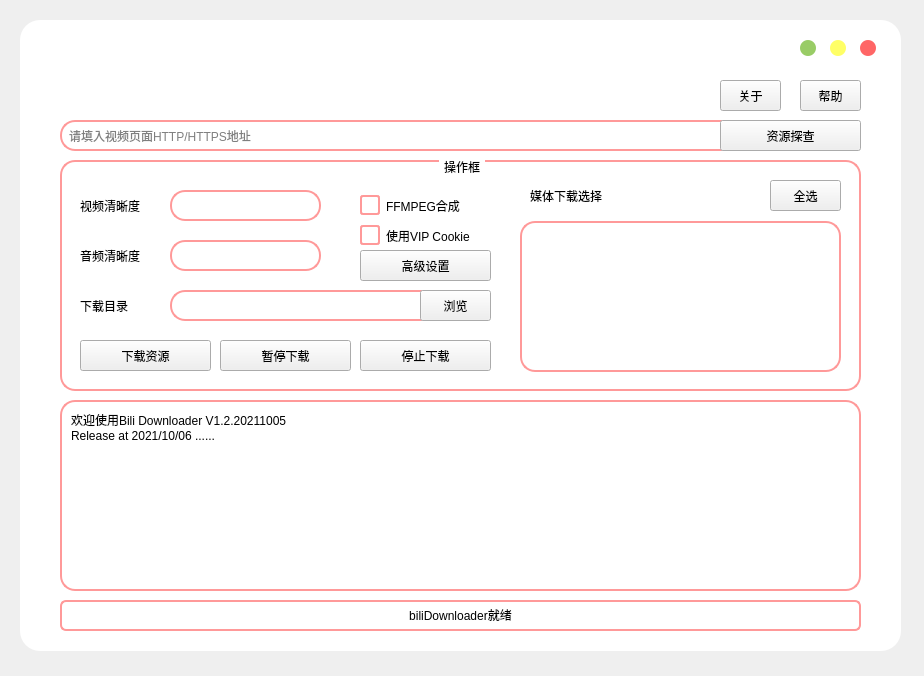
<?xml version="1.0" encoding="UTF-8"?>
<ui version="4.0">
 <class>MainWindow</class>
 <widget class="QMainWindow" name="MainWindow">
  <property name="geometry">
   <rect>
    <x>0</x>
    <y>0</y>
    <width>924</width>
    <height>676</height>
   </rect>
  </property>
  <property name="windowTitle">
   <string>Bili Downloader</string>
  </property>
  <property name="windowIcon">
   <iconset resource="images_dl.qrc">
    <normaloff>:/Icon/images/bilidownloader.ico</normaloff>:/Icon/images/bilidownloader.ico</iconset>
  </property>
  <property name="styleSheet">
   <string notr="true">*{
	font: 14px &quot;Microsoft YaHei&quot;;
	color:rgb(0, 0, 0);
}
/* 主体颜色
.QWidget#centralwidget{
	background-color: rgb(156, 156, 156);
	border-radius:20px;
} */
QLabel{
	color: rgb(0, 0, 0);
}

.QWidget#mainwidget{
	background-color: rgb(255, 255, 255);
	border-radius:20px;
}

/* 编辑框样式 */
QLineEdit{
	color: rgb(0, 0, 0);
	background-color: rgb(255, 255, 255);
	border-radius: 15px;
	border: 2px solid rgb(255, 153, 153);
	padding-left: 5px;
	padding-right: 5px;
}
QLineEdit:hover{
	color: rgb(0, 0, 0);
	background-color: rgb(255, 238, 238);
}

/* 按钮样式 */
QPushButton[flat=&quot;false&quot;]{
	background-color: rgb(255, 153, 153);
	color: rgb(255, 255, 255);
	border-radius: 15px;
	font: 15px &quot;Microsoft YaHei&quot;;
}
QPushButton:hover{
	background-color: qlineargradient(spread:pad, x1:0, y1:0, x2:1, y2:1, stop:0 rgba(255, 153, 153, 255), stop:1 rgba(255, 136, 136, 255));
}
QPushButton:pressed{
	background-color: qlineargradient(spread:pad, x1:0, y1:0, x2:1, y2:1, stop:0 rgba(190, 115, 115, 255), stop:1 rgba(255, 153, 153, 255));
}
QPushButton#btnclose{
	background-color: rgb(255, 102, 102);
	border-radius:8px;
}
QPushButton#btnclose:pressed{
	background-color: rgb(200, 80, 80);
}
QPushButton#btnmax{
	background-color: rgb(255, 255, 102);
	border-radius:8px;
}
QPushButton#btnmax:pressed{
	background-color: rgb(195, 195, 78);
}
QPushButton#btnmin{
	background-color: rgb(153, 204, 102);
	border-radius:8px;
}
QPushButton#btnmin:pressed{
	background-color: rgb(126, 168, 83);
}

/* 进度条样式 */
QProgressBar{
	border: 2px solid rgb(255, 153, 153);
	height: 10px;
	background-color: rgb(255, 255, 255);
	font: 16px &quot;Microsoft YaHei&quot;;
	border-radius:6px;
	color: rgb(0, 0, 0);
}
QProgressBar::chunk{
	background-color: rgb(255, 204, 153);
	border-radius:6px;
}

/* 选择表样式 */
QListWidget{
	border: 2px solid rgb(255, 153, 153);
	border-radius:15px;
	padding: 5px;
	background-color: rgb(255, 255, 255);
}
QListWidget::item{
	border: 1px dashed rgb(255, 204, 153);
	border-radius: 5px;
	color: rgb(0, 0, 0);
	background-color: rgb(255, 255, 255);
}
QListWidget::item:hover{
	color: rgb(0, 0, 0);
	background-color: rgb(255, 204, 153);
}
QListWidget::item:focus{
	color: rgb(0, 0, 0);
}

/* 选择框样式 */
QComboBox{
	border-radius: 15px;
	border: 2px solid rgb(255, 153, 153);
	padding-left: 5px;
	padding-right: 5px;
	color: rgb(0, 0, 0);
	background-color: rgb(255, 255, 255);
}
QComboBox:hover{
	color: rgb(0, 0, 0);
	background: rgb(255, 238, 238)
}
QComboBox QAbstractItemView{
	color: rgb(0, 0, 0);
	background-color: rgb(255, 255, 255);
	border: 2px solid rgb(255, 153, 153);
	selection-background-color: rgb(255, 204, 153)
}
QComboBox::drop-down {
     subcontrol-origin: padding;
     subcontrol- position :  top  left;
     width :  28px ;
     border: none;
}
QComboBox::down-arrow{
	image: url(:/combo/images/dd.png);
}
QComboBox::down-arrow:hover{
	image: url(:/combo/images/dd1.png);
}
QComboBox::down-arrow:pressed{
	image: url(:/combo/images/dd2.png);
}

/* 文本框样式 */
QPlainTextEdit{
	border-radius: 15px;
	border: 2px solid rgb(255, 153, 153);
	padding: 5px;
	color: rgb(0, 0, 0);
	background-color: rgb(255, 255, 255);
}

/* Title Frame样式 */
QFrame#title{
	background-image: url(:/title/images/title.png);
	border: none;
}

/* 分组框样式 */
QGroupBox{
	border: 2px solid rgb(255, 153, 153);
	border-radius: 15px;
	margin-top: 2ex;
}
QGroupBox::title{
	subcontrol-origin: margin;
	subcontrol-position: top center;
	padding: 0 3px;
	color: rgb(0, 0, 0);
}

/* 组合框样式 */
QCheckBox{
	color: rgb(0, 0, 0);
}


/* 树形框样式 */
QTreeWidget{
	color: rgb(0, 0, 0);
	background-color: rgb(255, 255, 255);
	border: 2px solid rgb(255, 153, 153);
	border-radius: 15px;
	padding: 5px;
}
QTreeWidget::item{
	color: rgb(0, 0, 0);
	background-color: rgb(255, 255, 255);
	border: 1px dashed rgb(255, 204, 153);
	border-radius: 5px;
}
QTreeWidget::item:hover{
	color: rgb(0, 0, 0);
	background-color: rgb(255, 204, 153);
}
/* 暗色系统下锁死原生控件为浅色 */
QHeaderView::section{
	color: rgb(0, 0, 0);
	background-color: rgb(255, 255, 255);
	border: 1px solid rgb(255, 153, 153);
	padding: 4px;
}
QSpinBox{
	color: rgb(0, 0, 0);
	background-color: rgb(255, 255, 255);
	border-radius: 8px;
	border: 2px solid rgb(255, 153, 153);
	padding-left: 5px;
	padding-right: 5px;
}
QSpinBox:hover{
	color: rgb(0, 0, 0);
	background-color: rgb(255, 238, 238);
}
QSpinBox::up-button, QSpinBox::down-button{
	background-color: rgb(255, 255, 255);
	border: none;
	width: 16px;
}
QCheckBox::indicator{
	width: 16px;
	height: 16px;
	border: 2px solid rgb(255, 153, 153);
	border-radius: 3px;
	background-color: rgb(255, 255, 255);
}
QCheckBox::indicator:checked{
	background-color: rgb(255, 153, 153);
}
QScrollBar:vertical{
	background: rgb(255, 255, 255);
	width: 12px;
	margin: 0px;
	border-radius: 6px;
}
QScrollBar::handle:vertical{
	background: rgb(255, 204, 153);
	min-height: 20px;
	border-radius: 6px;
}
QScrollBar:horizontal{
	background: rgb(255, 255, 255);
	height: 12px;
	margin: 0px;
	border-radius: 6px;
}
QScrollBar::handle:horizontal{
	background: rgb(255, 204, 153);
	min-width: 20px;
	border-radius: 6px;
}
QScrollBar::add-line, QScrollBar::sub-line{
	width: 0px;
	height: 0px;
}
QMessageBox, QMessageBox QLabel, QMessageBox QPushButton{
	color: rgb(0, 0, 0);
	background-color: rgb(255, 255, 255);
}
QMessageBox QPushButton{
	background-color: rgb(255, 153, 153);
	color: rgb(255, 255, 255);
	border-radius: 8px;
	padding: 4px 12px;
}
</string>
  </property>
  <widget class="QWidget" name="centralwidget">
   <widget class="QWidget" name="mainwidget" native="true">
    <property name="geometry">
     <rect>
      <x>20</x>
      <y>20</y>
      <width>881</width>
      <height>631</height>
     </rect>
    </property>
    <widget class="QLineEdit" name="source_search">
     <property name="geometry">
      <rect>
       <x>40</x>
       <y>100</y>
       <width>691</width>
       <height>31</height>
      </rect>
     </property>
     <property name="text">
      <string/>
     </property>
     <property name="placeholderText">
      <string>请填入视频页面HTTP/HTTPS地址</string>
     </property>
    </widget>
    <widget class="QProgressBar" name="progressBar">
     <property name="geometry">
      <rect>
       <x>40</x>
       <y>580</y>
       <width>801</width>
       <height>31</height>
      </rect>
     </property>
     <property name="maximum">
      <number>10000</number>
     </property>
     <property name="value">
      <number>0</number>
     </property>
     <property name="alignment">
      <set>Qt::AlignCenter</set>
     </property>
     <property name="textVisible">
      <bool>true</bool>
     </property>
     <property name="orientation">
      <enum>Qt::Horizontal</enum>
     </property>
     <property name="format">
      <string>biliDownloader就绪</string>
     </property>
    </widget>
    <widget class="QPushButton" name="btn_search">
     <property name="enabled">
      <bool>true</bool>
     </property>
     <property name="geometry">
      <rect>
       <x>700</x>
       <y>100</y>
       <width>141</width>
       <height>31</height>
      </rect>
     </property>
     <property name="text">
      <string>资源探查</string>
     </property>
    </widget>
    <widget class="QPushButton" name="btnclose">
     <property name="geometry">
      <rect>
       <x>840</x>
       <y>20</y>
       <width>16</width>
       <height>16</height>
      </rect>
     </property>
     <property name="text">
      <string/>
     </property>
     <property name="flat">
      <bool>true</bool>
     </property>
    </widget>
    <widget class="QPushButton" name="btnmax">
     <property name="geometry">
      <rect>
       <x>810</x>
       <y>20</y>
       <width>16</width>
       <height>16</height>
      </rect>
     </property>
     <property name="text">
      <string/>
     </property>
     <property name="flat">
      <bool>true</bool>
     </property>
    </widget>
    <widget class="QPushButton" name="btnmin">
     <property name="geometry">
      <rect>
       <x>780</x>
       <y>20</y>
       <width>16</width>
       <height>16</height>
      </rect>
     </property>
     <property name="text">
      <string/>
     </property>
     <property name="flat">
      <bool>true</bool>
     </property>
    </widget>
    <widget class="QPlainTextEdit" name="plainTextEdit">
     <property name="geometry">
      <rect>
       <x>40</x>
       <y>380</y>
       <width>801</width>
       <height>191</height>
      </rect>
     </property>
     <property name="readOnly">
      <bool>true</bool>
     </property>
     <property name="plainText">
      <string>欢迎使用Bili Downloader V1.2.20211005
Release at 2021/10/06 ......</string>
     </property>
    </widget>
    <widget class="QGroupBox" name="groupBox">
     <property name="enabled">
      <bool>true</bool>
     </property>
     <property name="geometry">
      <rect>
       <x>40</x>
       <y>140</y>
       <width>801</width>
       <height>231</height>
      </rect>
     </property>
     <property name="title">
      <string>操作框</string>
     </property>
     <widget class="QPushButton" name="btn_download">
      <property name="geometry">
       <rect>
        <x>20</x>
        <y>180</y>
        <width>131</width>
        <height>31</height>
       </rect>
      </property>
      <property name="text">
       <string>下载资源</string>
      </property>
     </widget>
     <widget class="QCheckBox" name="checkBox_sym">
      <property name="geometry">
       <rect>
        <x>300</x>
        <y>30</y>
        <width>131</width>
        <height>31</height>
       </rect>
      </property>
      <property name="text">
       <string>FFMPEG合成</string>
      </property>
     </widget>
     <widget class="QComboBox" name="combo_vq">
      <property name="geometry">
       <rect>
        <x>110</x>
        <y>30</y>
        <width>151</width>
        <height>31</height>
       </rect>
      </property>
      <property name="currentText">
       <string/>
      </property>
     </widget>
     <widget class="QComboBox" name="combo_aq">
      <property name="geometry">
       <rect>
        <x>110</x>
        <y>80</y>
        <width>151</width>
        <height>31</height>
       </rect>
      </property>
      <property name="currentText">
       <string/>
      </property>
     </widget>
     <widget class="QLabel" name="label">
      <property name="geometry">
       <rect>
        <x>20</x>
        <y>30</y>
        <width>81</width>
        <height>31</height>
       </rect>
      </property>
      <property name="text">
       <string>视频清晰度</string>
      </property>
     </widget>
     <widget class="QListWidget" name="media_list">
      <property name="geometry">
       <rect>
        <x>460</x>
        <y>61</y>
        <width>321</width>
        <height>151</height>
       </rect>
      </property>
      <property name="editTriggers">
       <set>QAbstractItemView::DoubleClicked|QAbstractItemView::EditKeyPressed</set>
      </property>
      <property name="tabKeyNavigation">
       <bool>false</bool>
      </property>
      <property name="dragEnabled">
       <bool>false</bool>
      </property>
      <property name="movement">
       <enum>QListView::Static</enum>
      </property>
      <property name="viewMode">
       <enum>QListView::ListMode</enum>
      </property>
      <property name="selectionRectVisible">
       <bool>false</bool>
      </property>
      <property name="sortingEnabled">
       <bool>false</bool>
      </property>
     </widget>
     <widget class="QLabel" name="label_2">
      <property name="geometry">
       <rect>
        <x>20</x>
        <y>80</y>
        <width>81</width>
        <height>31</height>
       </rect>
      </property>
      <property name="text">
       <string>音频清晰度</string>
      </property>
     </widget>
     <widget class="QLabel" name="label_3">
      <property name="geometry">
       <rect>
        <x>470</x>
        <y>20</y>
        <width>111</width>
        <height>31</height>
       </rect>
      </property>
      <property name="text">
       <string>媒体下载选择</string>
      </property>
     </widget>
     <widget class="QLineEdit" name="lineEdit_dir">
      <property name="geometry">
       <rect>
        <x>110</x>
        <y>130</y>
        <width>281</width>
        <height>31</height>
       </rect>
      </property>
      <property name="text">
       <string/>
      </property>
     </widget>
     <widget class="QLabel" name="label_4">
      <property name="geometry">
       <rect>
        <x>20</x>
        <y>130</y>
        <width>81</width>
        <height>31</height>
       </rect>
      </property>
      <property name="text">
       <string>下载目录</string>
      </property>
     </widget>
     <widget class="QPushButton" name="btn_dir">
      <property name="geometry">
       <rect>
        <x>360</x>
        <y>130</y>
        <width>71</width>
        <height>31</height>
       </rect>
      </property>
      <property name="text">
       <string>浏览</string>
      </property>
     </widget>
     <widget class="QPushButton" name="btn_pause">
      <property name="geometry">
       <rect>
        <x>160</x>
        <y>180</y>
        <width>131</width>
        <height>31</height>
       </rect>
      </property>
      <property name="text">
       <string>暂停下载</string>
      </property>
     </widget>
     <widget class="QPushButton" name="btn_stop">
      <property name="geometry">
       <rect>
        <x>300</x>
        <y>180</y>
        <width>131</width>
        <height>31</height>
       </rect>
      </property>
      <property name="text">
       <string>停止下载</string>
      </property>
     </widget>
     <widget class="QPushButton" name="btn_selectALL">
      <property name="geometry">
       <rect>
        <x>710</x>
        <y>20</y>
        <width>71</width>
        <height>31</height>
       </rect>
      </property>
      <property name="text">
       <string>全选</string>
      </property>
     </widget>
     <widget class="QCheckBox" name="checkBox_usecookie">
      <property name="geometry">
       <rect>
        <x>300</x>
        <y>60</y>
        <width>141</width>
        <height>31</height>
       </rect>
      </property>
      <property name="text">
       <string>使用VIP Cookie</string>
      </property>
     </widget>
     <widget class="QPushButton" name="btn_changeconfig">
      <property name="geometry">
       <rect>
        <x>300</x>
        <y>90</y>
        <width>131</width>
        <height>31</height>
       </rect>
      </property>
      <property name="text">
       <string>高级设置</string>
      </property>
     </widget>
    </widget>
    <widget class="QFrame" name="title">
     <property name="geometry">
      <rect>
       <x>40</x>
       <y>20</y>
       <width>371</width>
       <height>61</height>
      </rect>
     </property>
     <property name="frameShape">
      <enum>QFrame::StyledPanel</enum>
     </property>
     <property name="frameShadow">
      <enum>QFrame::Raised</enum>
     </property>
    </widget>
    <widget class="QPushButton" name="btn_about">
     <property name="geometry">
      <rect>
       <x>700</x>
       <y>60</y>
       <width>61</width>
       <height>31</height>
      </rect>
     </property>
     <property name="text">
      <string>关于</string>
     </property>
    </widget>
    <widget class="QPushButton" name="btn_help">
     <property name="geometry">
      <rect>
       <x>780</x>
       <y>60</y>
       <width>61</width>
       <height>31</height>
      </rect>
     </property>
     <property name="text">
      <string>帮助</string>
     </property>
    </widget>
   </widget>
  </widget>
 </widget>
 <resources>
  <include location="images_dl.qrc"/>
 </resources>
 <connections>
  <connection>
   <sender>btnclose</sender>
   <signal>clicked()</signal>
   <receiver>MainWindow</receiver>
   <slot>close()</slot>
   <hints>
    <hint type="sourcelabel">
     <x>847</x>
     <y>103</y>
    </hint>
    <hint type="destinationlabel">
     <x>470</x>
     <y>349</y>
    </hint>
   </hints>
  </connection>
 </connections>
</ui>
